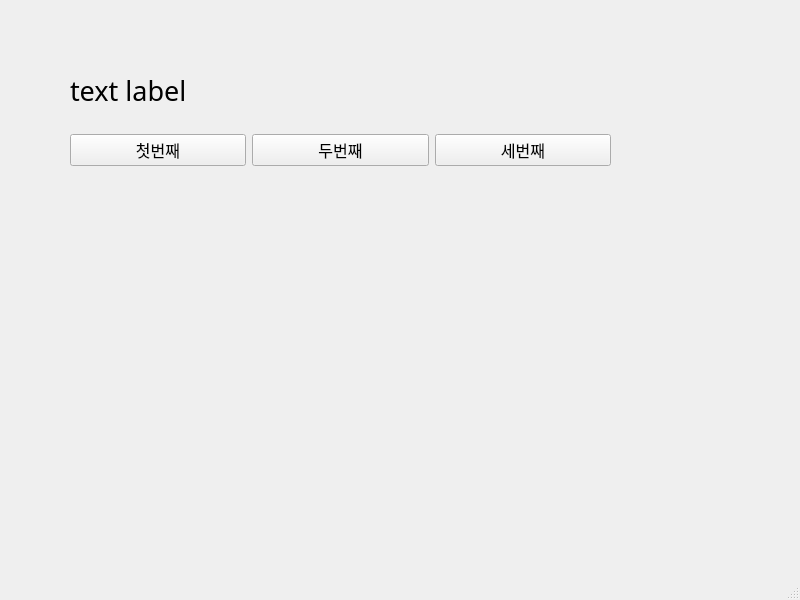
<?xml version="1.0" encoding="UTF-8"?>
<ui version="4.0">
 <class>MainWindow</class>
 <widget class="QMainWindow" name="MainWindow">
  <property name="geometry">
   <rect>
    <x>0</x>
    <y>0</y>
    <width>800</width>
    <height>600</height>
   </rect>
  </property>
  <property name="windowTitle">
   <string>MainWindow</string>
  </property>
  <widget class="QWidget" name="centralwidget">
   <widget class="QWidget" name="horizontalLayoutWidget">
    <property name="geometry">
     <rect>
      <x>70</x>
      <y>110</y>
      <width>541</width>
      <height>81</height>
     </rect>
    </property>
    <layout class="QHBoxLayout" name="horizontalLayout">
     <item>
      <widget class="QPushButton" name="pushButton">
       <property name="font">
        <font>
         <family>휴먼매직체</family>
         <pointsize>12</pointsize>
        </font>
       </property>
       <property name="text">
        <string>첫번째</string>
       </property>
      </widget>
     </item>
     <item>
      <widget class="QPushButton" name="pushButton_2">
       <property name="font">
        <font>
         <family>휴먼매직체</family>
         <pointsize>12</pointsize>
        </font>
       </property>
       <property name="text">
        <string>두번째</string>
       </property>
      </widget>
     </item>
     <item>
      <widget class="QPushButton" name="pushButton_3">
       <property name="font">
        <font>
         <family>휴먼매직체</family>
         <pointsize>12</pointsize>
        </font>
       </property>
       <property name="text">
        <string>세번째</string>
       </property>
      </widget>
     </item>
    </layout>
   </widget>
   <widget class="QLabel" name="label">
    <property name="geometry">
     <rect>
      <x>70</x>
      <y>70</y>
      <width>511</width>
      <height>41</height>
     </rect>
    </property>
    <property name="font">
     <font>
      <family>휴먼둥근헤드라인</family>
      <pointsize>20</pointsize>
     </font>
    </property>
    <property name="text">
     <string>text label</string>
    </property>
   </widget>
  </widget>
  <widget class="QMenuBar" name="menubar">
   <property name="geometry">
    <rect>
     <x>0</x>
     <y>0</y>
     <width>800</width>
     <height>21</height>
    </rect>
   </property>
  </widget>
  <widget class="QStatusBar" name="statusbar"/>
 </widget>
 <resources/>
 <connections>
  <connection>
   <sender>pushButton</sender>
   <signal>clicked()</signal>
   <receiver>MainWindow</receiver>
   <slot>firtstClick()</slot>
   <hints>
    <hint type="sourcelabel">
     <x>158</x>
     <y>175</y>
    </hint>
    <hint type="destinationlabel">
     <x>212</x>
     <y>225</y>
    </hint>
   </hints>
  </connection>
  <connection>
   <sender>pushButton_2</sender>
   <signal>clicked()</signal>
   <receiver>MainWindow</receiver>
   <slot>secondClick()</slot>
   <hints>
    <hint type="sourcelabel">
     <x>314</x>
     <y>177</y>
    </hint>
    <hint type="destinationlabel">
     <x>347</x>
     <y>222</y>
    </hint>
   </hints>
  </connection>
  <connection>
   <sender>pushButton_3</sender>
   <signal>clicked()</signal>
   <receiver>MainWindow</receiver>
   <slot>thirdClick()</slot>
   <hints>
    <hint type="sourcelabel">
     <x>482</x>
     <y>176</y>
    </hint>
    <hint type="destinationlabel">
     <x>495</x>
     <y>220</y>
    </hint>
   </hints>
  </connection>
 </connections>
 <slots>
  <slot>firtstClick()</slot>
  <slot>secondClick()</slot>
  <slot>thirdClick()</slot>
 </slots>
</ui>
